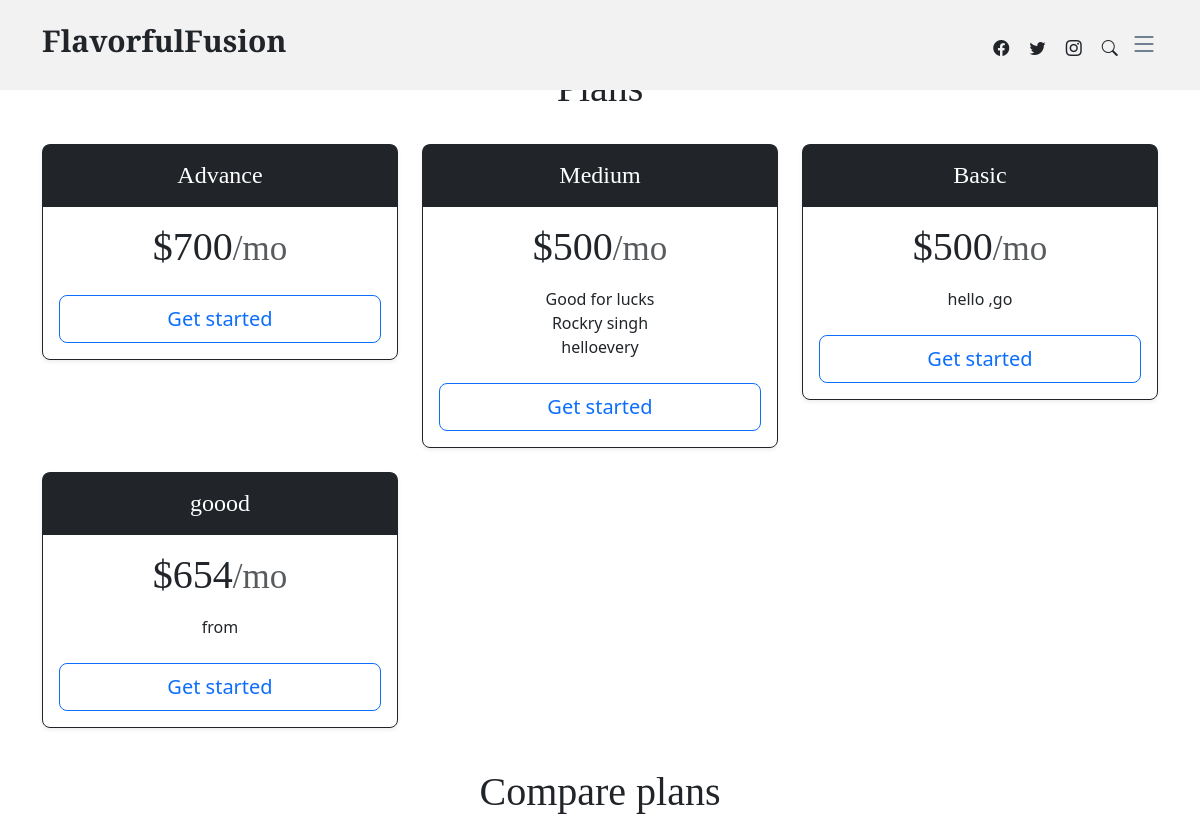
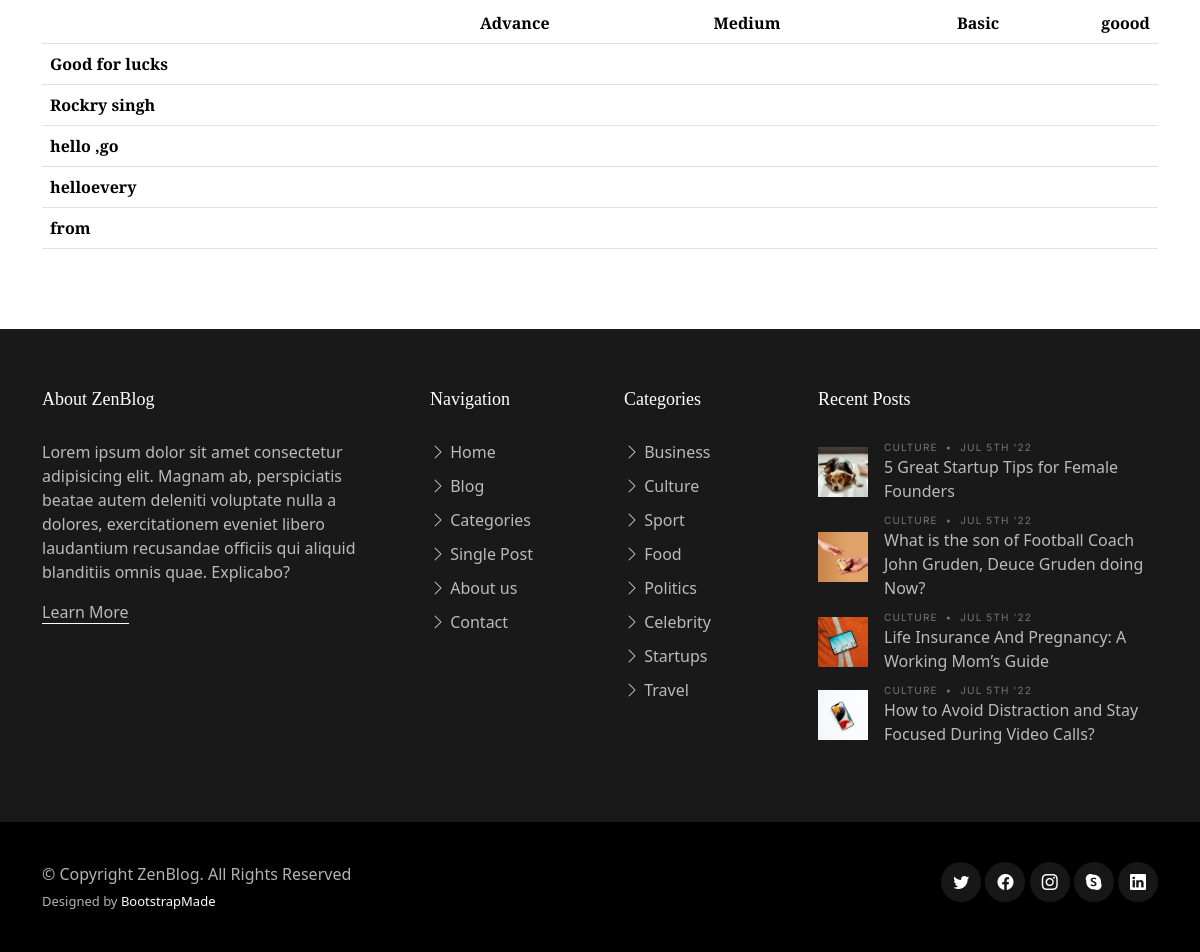
The page /pricing/ on the database its author committed (2 pictures, top to bottom).
### contactenquriry/models.py (models this page shows, shortened)
class SubPlan(models.Model):
    title=models.CharField(max_length=150)
    price=models.IntegerField()
    highlight_status=models.BooleanField(default=False,null=True)

class SubPlanFeature(models.Model):
    subplan=models.ForeignKey(SubPlan, on_delete=models.CASCADE)
    title=models.CharField(max_length=150)

### Blog/views.py (the view)
# urls.py: path('pricing/',views.pricing, name='pricing'),
def pricing(request):
    pricing_plans = SubPlan.objects.all()
    distinct_features = SubPlanFeature.objects.values('title').distinct()
    return render(request, 'pricing.html', {'plans': pricing_plans, 'dfeatures': distinct_features})

### templates/pricing.html (shortened to what this page needs)
{% extends "base.html" %} {% load static %} {% block contant %}
<link rel="stylesheet" type="text/css" href="{% static 'bootstrap-icons/font/ bootstrap-icons.css'%}"/>
<section class="container my-4">
  <h1 class="text-center mb-4 section-heading border-button pb-2">Plans</h1>
  <main>
    <div class="row row-cols-1 row-cols-md-3 mb-3 text-center">
      {% for plan in plans %}
      <div class="col">
        <div class="card mb-4 rounded-3 shadow-sm {% if plan.highlight_status %} border-primary {% endif %}">
          {% if plan.highlight_status %}
          <div class="card-header py-3 text-white bg-primary border-primary ">
          {% else %}
          <div class="card-header py-3">
            {% endif %}
            <h4 class="my-0 fw-normal">{{plan.title}}</h4>
          </div>
          <div class="card-body">
            <h1 class="card-title pricing-card-title">
              ${{plan.price}}<small class="text-muted fw-light">/mo</small>
            </h1>
            <ul class="list-unstyled mt-3 mb-4">
              {% for feature in plan.subplanfeature_set.all %}
              <li>{{feature.title}}</li>
              {% endfor %}
            </ul>
            <a href="checkout.php" class="w-100 btn btn-lg btn-outline-primary"
              >Get started</a
            >
          </div>
        </div>
      </div>
      {% endfor %}
  </div>
  <h2 class="display-6 text-center mb-4">Compare plans</h2>
    <div class="table-responsive">
      <table class="table text-center">
        <thead>
          <tr>
            <th style="width: 34%"></th>
            {% for plan in plans %}
            <th style="width: 22%">{{plan.title}}</th>
            {% endfor %}
          </tr>
        </thead>
        <tbody>
          {% for feature in dfeatures %}
          <tr>
            <th scope="row" class="text-start">{{feature.title}}</th>
            {% for plan in plans %}
            <td>
            </td>
            {% endfor %}
          </tr>
          {% endfor %}
        </tbody>
      </table>
    </div>
  </main>
</section>
{% endblock %}

### templates/base.html
{% include "header.html" %}
{% block contant %}
{% endblock %}
{% include "footer.html" %}

### templates/header.html (shortened to what this page needs)
{% load static %}
<!DOCTYPE html>
<html lang="en">
  <head>
    <link
      href="/static/assets/vendor/bootstrap/css/bootstrap.min.css"
      rel="stylesheet"
    />
    <link
      href="/static/assets/vendor/bootstrap-icons/bootstrap-icons.css"
      rel="stylesheet"
    />
    <link
      href="/static/assets/vendor/swiper/swiper-bundle.min.css"
      rel="stylesheet"
    />
    <link
      href="/static/assets/vendor/glightbox/css/glightbox.min.css"
      rel="stylesheet"
    />
    <link href="/static/assets/vendor/aos/aos.css" rel="stylesheet" />
    <link href="/static/assets/css/variables.css" rel="stylesheet" />
    <link href="/static/assets/css/main.css" rel="stylesheet" />
  </head>
  <body>
    <header id="header" class="header d-flex align-items-center fixed-top">
      <div
        class="container-fluid container-xl d-flex align-items-center justify-content-between"
      >
        <a href="index.html" class="logo d-flex align-items-center">
          <h1>FlavorfulFusion</h1>
        </a>
        <div class="position-relative">
          <a href="#" class="mx-2"><span class="bi-facebook"></span></a>
          <a href="#" class="mx-2"><span class="bi-twitter"></span></a>
          <a href="#" class="mx-2"><span class="bi-instagram"></span></a>
          <a href="#" class="mx-2 js-search-open"
            ><span class="bi-search"></span
          ></a>
          <i class="bi bi-list mobile-nav-toggle"></i>
        </div>
      </div>
    </header>
  </body>
</html>

### templates/footer.html (shortened to what this page needs)
 <footer id="footer" class="footer">
  <div class="footer-content">
    <div class="container">
      <div class="row g-5">
        <div class="col-lg-4">
          <h3 class="footer-heading">About ZenBlog</h3>
          <p>Lorem ipsum dolor sit amet consectetur adipisicing elit. Magnam ab, perspiciatis beatae autem deleniti voluptate nulla a dolores, exercitationem eveniet libero laudantium recusandae officiis qui aliquid blanditiis omnis quae. Explicabo?</p>
          <p><a href="about.html" class="footer-link-more">Learn More</a></p>
        </div>
        <div class="col-6 col-lg-2">
          <h3 class="footer-heading">Navigation</h3>
          <ul class="footer-links list-unstyled">
            <li><a href="{% url 'home' %}"><i class="bi bi-chevron-right"></i> Home</a></li>
            <li><a href="{% url 'home' %}"><i class="bi bi-chevron-right"></i> Blog</a></li>
            <li><a href="{% url 'category' %}"><i class="bi bi-chevron-right"></i> Categories</a></li>
            <li><a href="{% url 'single-post' %}"><i class="bi bi-chevron-right"></i> Single Post</a></li>
            <li><a href="{% url 'about' %}"><i class="bi bi-chevron-right"></i> About us</a></li>
            <li><a href="{% url 'contact' %}"><i class="bi bi-chevron-right"></i> Contact</a></li>
          </ul>
        </div>
        <div class="col-6 col-lg-2">
          <h3 class="footer-heading">Categories</h3>
          <ul class="footer-links list-unstyled">
            <li><a href="{% url 'category' %}"><i class="bi bi-chevron-right"></i> Business</a></li>
            <li><a href="{% url 'category' %}"><i class="bi bi-chevron-right"></i> Culture</a></li>
            <li><a href="{% url 'category' %}"><i class="bi bi-chevron-right"></i> Sport</a></li>
            <li><a href="{% url 'category' %}"><i class="bi bi-chevron-right"></i> Food</a></li>
            <li><a href="{% url 'category' %}"><i class="bi bi-chevron-right"></i> Politics</a></li>
            <li><a href="{% url 'category' %}"><i class="bi bi-chevron-right"></i> Celebrity</a></li>
            <li><a href="{% url 'category' %}"><i class="bi bi-chevron-right"></i> Startups</a></li>
            <li><a href="{% url 'category' %}"><i class="bi bi-chevron-right"></i> Travel</a></li>
          </ul>
        </div>
        <div class="col-lg-4">
          <h3 class="footer-heading">Recent Posts</h3>
          <ul class="footer-links footer-blog-entry list-unstyled">
            <li>
              <a href="single-post.html" class="d-flex align-items-center">
                <img src="/static/assets/img/post-sq-1.jpg" alt="" class="img-fluid me-3">
                <div>
                  <div class="post-meta d-block"><span class="date">Culture</span> <span class="mx-1">&bullet;</span> <span>Jul 5th '22</span></div>
                  <span>5 Great Startup Tips for Female Founders</span>
                </div>
              </a>
            </li>
            <li>
              <a href="single-post.html" class="d-flex align-items-center">
                <img src="/static/assets/img/post-sq-2.jpg" alt="" class="img-fluid me-3">
                <div>
                  <div class="post-meta d-block"><span class="date">Culture</span> <span class="mx-1">&bullet;</span> <span>Jul 5th '22</span></div>
                  <span>What is the son of Football Coach John Gruden, Deuce Gruden doing Now?</span>
                </div>
              </a>
            </li>
            <li>
              <a href="single-post.html" class="d-flex align-items-center">
                <img src="/static/assets/img/post-sq-3.jpg" alt="" class="img-fluid me-3">
                <div>
                  <div class="post-meta d-block"><span class="date">Culture</span> <span class="mx-1">&bullet;</span> <span>Jul 5th '22</span></div>
                  <span>Life Insurance And Pregnancy: A Working Mom’s Guide</span>
                </div>
              </a>
            </li>
            <li>
              <a href="single-post.html" class="d-flex align-items-center">
                <img src="/static/assets/img/post-sq-4.jpg" alt="" class="img-fluid me-3">
                <div>
                  <div class="post-meta d-block"><span class="date">Culture</span> <span class="mx-1">&bullet;</span> <span>Jul 5th '22</span></div>
                  <span>How to Avoid Distraction and Stay Focused During Video Calls?</span>
                </div>
              </a>
            </li>
          </ul>
        </div>
      </div>
    </div>
  </div>
  <div class="footer-legal">
    <div class="container">
      <div class="row justify-content-between">
        <div class="col-md-6 text-center text-md-start mb-3 mb-md-0">
          <div class="copyright">
            © Copyright <strong><span>ZenBlog</span></strong>. All Rights Reserved
          </div>
          <div class="credits">
            Designed by <a href="https://bootstrapmade.com/">BootstrapMade</a>
          </div>
        </div>
        <div class="col-md-6">
          <div class="social-links mb-3 mb-lg-0 text-center text-md-end">
            <a href="#" class="twitter"><i class="bi bi-twitter"></i></a>
            <a href="#" class="facebook"><i class="bi bi-facebook"></i></a>
            <a href="#" class="instagram"><i class="bi bi-instagram"></i></a>
            <a href="#" class="google-plus"><i class="bi bi-skype"></i></a>
            <a href="#" class="linkedin"><i class="bi bi-linkedin"></i></a>
          </div>
        </div>
      </div>
    </div>
  </div>
</footer>
</body>
</html>

### static/assets/css/variables.css (style rules this page uses)
:root { --font-default: 'EB Garamond', system-ui, -apple-system, "Segoe UI", Roboto, "Helvetica Neue", Arial, "Noto Sans", "Liberation Sans", sans-serif, "Apple Color Emoji", "Segoe UI Emoji", "Segoe UI Symbol", "Noto Color Emoji"; --font-primary: 'EB Garamond', serif; --font-secondary: 'Inter', sans-serif; --color-default: #212529; --color-default-rgb: 33, 37, 41; --color-links: #212529; --color-links-hover: #15171a; --color-primary: #212529; --color-primary-light: #26282c; --color-primary-dark: #0b0c0e; --color-primary-rgb: 33, 37, 41; --color-primary-light-rgb: 38, 40, 44; --color-primary-dark-rgb: 11, 12, 14; --color-secondary: #596d80; --color-secondary-light: #8498aa; --color-secondary-dark: #404f5c; --color-secondary-rgb: 89, 109, 128; --color-secondary-light-rgb: 132, 152, 170; --color-secondary-dark-rgb: 64, 79, 92; --color-blue: #0d6efd; --color-blue-rgb: 13, 110, 253; --color-indigo: #6610f2; --color-indigo-rgb: 102, 16, 242; --color-purple: #6f42c1; --color-purple-rgb: 111, 66, 193; --color-pink: #f3268c; --color-pink-rgb: 243, 38, 140; --color-red: #df1529; --color-red-rgb: 223, 21, 4; --color-orange: #fd7e14; --color-orange-rgb: 253, 126, 20; --color-yellow: #ffc107; --color-yellow-rgb: 255, 193, 7; --color-green: #059652; --color-green-rgb: 5, 150, 82; --color-teal: #20c997; --color-teal-rgb: 32, 201, 151; --color-cyan: #0dcaf0; --color-cyan-rgb: 13, 202, 240; --color-white: #ffffff; --color-white-rgb: 255, 255, 255; --color-gray: #6c757d; --color-gray-rgb: 108, 117, 125; --color-black: #000000; --color-black-rgb: 0, 0, 0; }
:root { --bs-blue: var(--color-blue); --bs-indigo: var(--color-indigo); --bs-purple: var(--color-purple); --bs-pink: var(--color-pink); --bs-red: var(--color-red); --bs-orange: var(--color-orange); --bs-yellow: var(--color-yellow); --bs-green: var(--color-green); --bs-teal: var(--color-teal); --bs-cyan: var(--color-cyan); --bs-white: var(--color-white); --bs-gray: var(--color-gray); --bs-gray-dark: #343a40; --bs-gray-100: #f8f9fa; --bs-gray-200: #e9ecef; --bs-gray-300: #dee2e6; --bs-gray-400: #ced4da; --bs-gray-500: #adb5bd; --bs-gray-600: #6c757d; --bs-gray-700: #495057; --bs-gray-800: #343a40; --bs-gray-900: #212529; --bs-primary: var(--color-blue); --bs-secondary: var(--color-blue); --bs-success: #198754; --bs-info: #0dcaf0; --bs-warning: #ffc107; --bs-danger: #dc3545; --bs-light: #f8f9fa; --bs-dark: #212529; --bs-primary-rgb: var(--color-primary-rgb); --bs-secondary-rgb: var(--color-secondary-rgb); --bs-success-rgb: 25, 135, 84; --bs-info-rgb: 13, 202, 240; --bs-warning-rgb: 255, 193, 7; --bs-danger-rgb: 220, 53, 69; --bs-light-rgb: 248, 249, 250; --bs-dark-rgb: 33, 37, 41; --bs-white-rgb: var(--color-white-rgb); --bs-black-rgb: var(--color-black-rgb); --bs-body-color-rgb: var(--color-default-rgb); --bs-body-bg-rgb: 255, 255, 255; --bs-font-sans-serif: var(--font-default); --bs-font-monospace: SFMono-Regular, Menlo, Monaco, Consolas, "Liberation Mono", "Courier New", monospace; --bs-gradient: linear-gradient(180deg, rgba(255, 255, 255, 0.15), rgba(255, 255, 255, 0)); --bs-body-font-family: var(--font-default); --bs-body-font-size: 1rem; --bs-body-font-weight: 400; --bs-body-line-height: 1.5; --bs-body-color: var(--color-default); --bs-body-bg: #fff; }
.bg-primary { background-color: var(--color-primary) !important; }

### rows shown on the page
SubPlan: title "Advance", price "700"
SubPlan: title "Medium", price "500"
SubPlanFeature: title "Good for lucks"
SubPlanFeature: title "Rockry singh"
SubPlanFeature: title "helloevery"
SubPlan: title "Basic", price "500"
SubPlanFeature: title "hello ,go"
SubPlan: title "goood", price "654"
SubPlanFeature: title "from"

### other values the page prints
{{ feature.title }} "Good for lucks" "Rockry singh" "hello ,go" "helloevery" "from"
